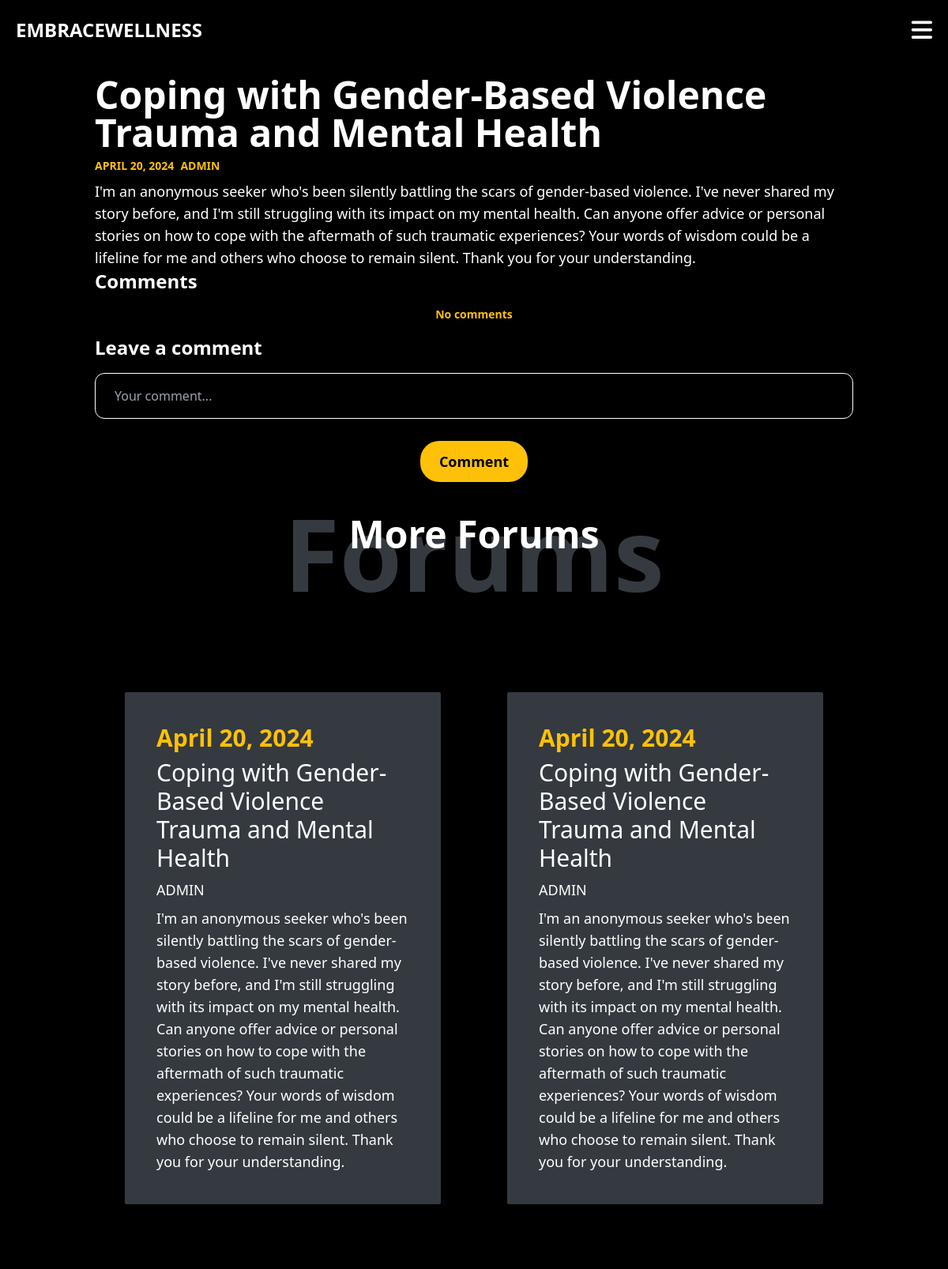
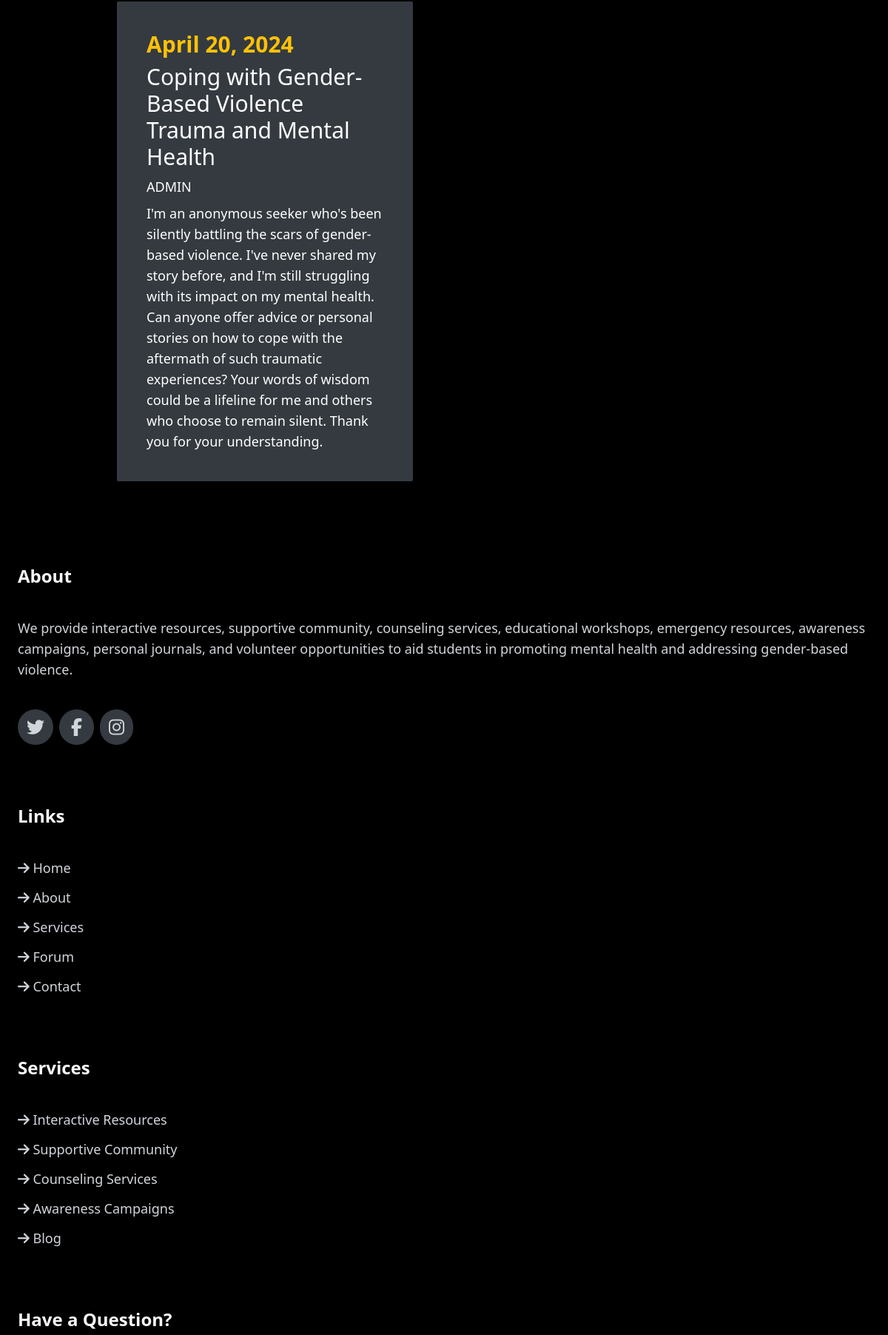
The page /forum/detail/1/ (upper part) on the database its author committed (2 pictures, top to bottom).
### forum/models.py (models this page shows, shortened)
class Forum(models.Model):
    title = models.CharField(max_length=100)
    content = models.TextField()
    created_by = models.ForeignKey(User, related_name="forums", on_delete=models.CASCADE)
    created_at = models.DateField(auto_now_add=True)
    modified_at = models.TimeField(auto_now=True)

### forum/views.py (the view)
# urls.py: path('detail/<int:pk>/', views.detail, name='detail')
def detail(request, pk):
    forum = get_object_or_404(models.Forum, pk=pk)
    comments = forum.comments.all()
    form = CommentForm()
    more_forums = models.Forum.objects.all().exclude(pk=pk)[0:3]
    if request.method == "POST":
        form = CommentForm(request.POST)
        if form.is_valid():
            new_comment = form.save(commit=False)
            new_comment.author = request.user
            new_comment.forum = forum
            new_comment.save()
            return redirect(f"/forum/detail/{pk}")
    else:
        form = CommentForm()
    return render(request, 'forum/detail.html', {
        "forum": forum,
        "form": form,
        "comments": comments,
        "more_forums": more_forums
    })

### forum/forms.py
class CommentForm(forms.ModelForm):
    class Meta:
        model = Comment
        fields = ('comment',)
    comment = forms.CharField(widget=forms.TextInput(attrs={
        'placeholder': 'Your comment...',
        'class': "px-6 py-4 my-4 border border-white bg-black text-white rounded-xl w-full "
    }))

### forum/templates/forum/detail.html (shortened to what this page needs)
{% extends 'core/index.html' %}
{% block content %}
<div class="pt-[6rem] flex w-full justify-center flex-col items-center">
    <div class=" w-4/5  flex-col flex justify-center  items-start">
        <h2 class="sm:text-5xl text-4xl font-bold z-[2]">{{ forum.title }}</h2>
        <p class="my-2 text-mustard uppercase font-semibold flex flex-row justify-center items-start space-x-2 text-sm ">
            <span>
                {{ forum.created_at }}
            </span>
            <span>
                {{ forum.created_by }}
            </span>
        </p>
        <p class="text-lg">{{ forum.content }}</p>
    </div>
    <div class="w-4/5 h-[17rem] flex xl:flex-row flex-col">
        <div class="xl:w-1/2 w-full overflow-auto">
            <h2 class="sm:text-2xl text-xl font-bold z-[2] text-white">Comments</h2>
            {% if comments %}
                {% for comment in comments %}
                <div class="text-mustard text-sm my-4 font-semibold flex flex-col justify-center items-start">
                    <p> {{ comment.comment }}</p>
                    <p class="text-white">{{ comment.author }} @ {{ comment.created_at }}</p>
                </div>
                {% endfor %}
            {% else %}
                <div class="text-mustard text-sm my-4 font-semibold flex flex-col justify-center items-center">
                    <p>No comments</p>
                </div>
            {% endif %}
        </div>
        <div class="bg-black xl:w-1/2  w-full text-black flex flex-col items-start">
            <h2 class="sm:text-2xl text-xl font-bold z-[2] text-white">Leave a comment</h2>
            <div class="cols-span-3 w-full flex flex-col justify-center items-start  h-auto text-white rounded-xl">
                <form action="." method="post" class="flex flex-col justify-center items-start w-full">
                    <div class="mb-3 w-full">
                        {{ form.comment }}
                    </div>
                    <button class="self-center text-lg font-semibold  px-6 py-3 bg-black text-black rounded-3xl  bg-mustard   hover:bg-white  hover:text-white capitalize">comment</button>
                </form>
            </div>
        </div>
    </div>
    <div class="flex flex-col justify-center items-center my-10  sm:mx-[15rem]">
        <h2 class="sm:text-5xl text-4xl font-bold z-[2]">More Forums</h2>
        <p class=" sm:text-9xl  text-7xl text-[#343a40]  font-extrabold sm:-mt-[4rem] z-[1]  -mt-[3rem]">Forums</p>
    </div>
    <div class="lg:flex lg:justify-center lg:items-center ">
        <div class="xl:grid-cols-3 lg:mx-auto lg:my-[2rem] lg:grid-cols-2 lg:grid  flex flex-col justify-center items-center  lg:gap-1">
            {% for forum in more_forums %}
            <div class="bg-[#343a40] p-4 lg:p-10 w-[21rem] sm:w-[22rem] md:w-[25rem] lg:w-[25rem] m-10 rounded-sm ">
                <a href="{% url 'forum:detail' forum.id %}" class="h-auto flex flex-col space-y-2 justify-content items-start">
                    <p class="text-mustard lg:text-3xl text-2xl font-extrabold">{{ forum.created_at }}</p>
                    <h3 class="text-white lg:text-3xl text-2xl">{{ forum.title }}</h3>
                    <p class="uppercase text-lg text-white">{{ forum.created_by }}</p>
                    <p class="text-white text-lg"  >{{ forum.content }}</p>
                </a>
            </div>
            {% endfor %}
        </div>
    </div>
</div>
{% endblock %}

### rows shown on the page
Forum: title "Coping with Gender-Based Violence Trauma and Mental Health", created_at "APRIL 20, 2024", created_by "ADMIN", content "I'm an anonymous seeker who's been silently battling the scars of gender-based violence. I've never shared my story before, and I'm still struggling with its impact on my mental health. Can anyone offer advice or personal stories on how to cope with the aftermath of such traumatic experiences? Your words of wisdom could be a lifeline for me and others who choose to remain silent. Thank you for your understanding."
Forum: created_at "April 20, 2024", title "Coping with Gender-Based Violence Trauma and Mental Health", created_by "ADMIN", content "I'm an anonymous seeker who's been silently battling the scars of gender-based violence. I've never shared my story before, and I'm still struggling with its impact on my mental health. Can anyone offer advice or personal stories on how to cope with the aftermath of such traumatic experiences? Your words of wisdom could be a lifeline for me and others who choose to remain silent. Thank you for your understanding."
Forum: created_at "April 20, 2024", title "Coping with Gender-Based Violence Trauma and Mental Health", created_by "ADMIN", content "I'm an anonymous seeker who's been silently battling the scars of gender-based violence. I've never shared my story before, and I'm still struggling with its impact on my mental health. Can anyone offer advice or personal stories on how to cope with the aftermath of such traumatic experiences? Your words of wisdom could be a lifeline for me and others who choose to remain silent. Thank you for your understanding."
Forum: created_at "April 20, 2024", title "Coping with Gender-Based Violence Trauma and Mental Health", created_by "ADMIN", content "I'm an anonymous seeker who's been silently battling the scars of gender-based violence. I've never shared my story before, and I'm still struggling with its impact on my mental health. Can anyone offer advice or personal stories on how to cope with the aftermath of such traumatic experiences? Your words of wisdom could be a lifeline for me and others who choose to remain silent. Thank you for your understanding."
